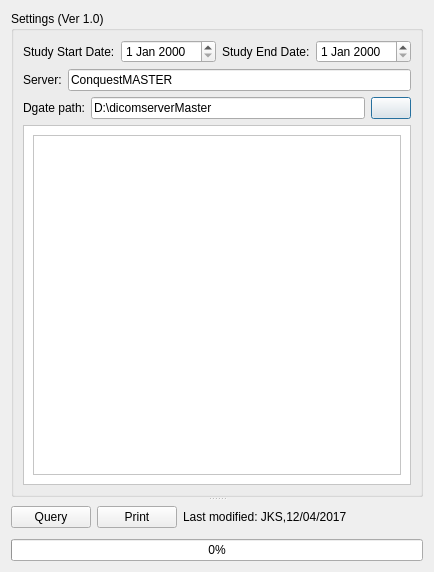
<?xml version="1.0" encoding="UTF-8"?>
<ui version="4.0">
 <class>Dialog</class>
 <widget class="QDialog" name="Dialog">
  <property name="geometry">
   <rect>
    <x>0</x>
    <y>0</y>
    <width>394</width>
    <height>572</height>
   </rect>
  </property>
  <property name="windowTitle">
   <string>AutoLister</string>
  </property>
  <property name="windowIcon">
   <iconset resource="Resource_file.qrc">
    <normaloff>:/newPrefix/icons/edit.png</normaloff>:/newPrefix/icons/edit.png</iconset>
  </property>
  <layout class="QGridLayout" name="gridLayout_2">
   <item row="0" column="0">
    <widget class="QSplitter" name="splitter">
     <property name="orientation">
      <enum>Qt::Vertical</enum>
     </property>
     <widget class="QGroupBox" name="groupBox">
      <property name="font">
       <font>
        <weight>50</weight>
        <bold>false</bold>
       </font>
      </property>
      <property name="styleSheet">
       <string notr="true"/>
      </property>
      <property name="title">
       <string>Settings (Ver 1.0)</string>
      </property>
      <layout class="QGridLayout" name="gridLayout">
       <item row="0" column="0">
        <layout class="QVBoxLayout" name="verticalLayout">
         <item>
          <layout class="QHBoxLayout" name="horizontalLayout_3">
           <item>
            <layout class="QHBoxLayout" name="horizontalLayout">
             <item>
              <widget class="QLabel" name="label">
               <property name="text">
                <string>Study Start Date:</string>
               </property>
              </widget>
             </item>
             <item>
              <widget class="QDateEdit" name="dateEditStart"/>
             </item>
            </layout>
           </item>
           <item>
            <layout class="QHBoxLayout" name="horizontalLayout_2">
             <item>
              <widget class="QLabel" name="label_2">
               <property name="text">
                <string>Study End Date:</string>
               </property>
              </widget>
             </item>
             <item>
              <widget class="QDateEdit" name="dateEditEnd"/>
             </item>
            </layout>
           </item>
          </layout>
         </item>
         <item>
          <layout class="QHBoxLayout" name="horizontalLayout_4">
           <item>
            <widget class="QLabel" name="label_3">
             <property name="text">
              <string>Server:</string>
             </property>
            </widget>
           </item>
           <item>
            <widget class="QLineEdit" name="lineEditSrvName">
             <property name="text">
              <string>ConquestMASTER</string>
             </property>
            </widget>
           </item>
          </layout>
         </item>
         <item>
          <layout class="QHBoxLayout" name="horizontalLayout_5">
           <item>
            <widget class="QLabel" name="label_4">
             <property name="text">
              <string>Dgate path:</string>
             </property>
            </widget>
           </item>
           <item>
            <widget class="QLineEdit" name="lineEditDgatePath">
             <property name="text">
              <string>D:\dicomserverMaster</string>
             </property>
            </widget>
           </item>
           <item>
            <widget class="QPushButton" name="pushButtonDgatePath">
             <property name="text">
              <string/>
             </property>
            </widget>
           </item>
          </layout>
         </item>
        </layout>
       </item>
       <item row="1" column="0">
        <widget class="QScrollArea" name="scrollArea">
         <property name="font">
          <font>
           <family>Arial</family>
           <stylestrategy>PreferAntialias</stylestrategy>
          </font>
         </property>
         <property name="styleSheet">
          <string notr="true">background-color: rgb(255, 255, 255);</string>
         </property>
         <property name="widgetResizable">
          <bool>true</bool>
         </property>
         <widget class="QWidget" name="scrollAreaWidgetContents">
          <property name="geometry">
           <rect>
            <x>0</x>
            <y>0</y>
            <width>354</width>
            <height>359</height>
           </rect>
          </property>
          <layout class="QGridLayout" name="gridLayout_3">
           <item row="0" column="0">
            <widget class="QTextEdit" name="textEdit">
             <property name="font">
              <font>
               <family>Cambria</family>
               <pointsize>9</pointsize>
               <stylestrategy>PreferAntialias</stylestrategy>
              </font>
             </property>
             <property name="documentTitle">
              <string>Patient List</string>
             </property>
             <property name="readOnly">
              <bool>true</bool>
             </property>
             <property name="html">
              <string>&lt;!DOCTYPE HTML PUBLIC &quot;-//W3C//DTD HTML 4.0//EN&quot; &quot;http://www.w3.org/TR/REC-html40/strict.dtd&quot;&gt;
&lt;html&gt;&lt;head&gt;&lt;meta name=&quot;qrichtext&quot; content=&quot;1&quot; /&gt;&lt;title&gt;Patient List&lt;/title&gt;&lt;style type=&quot;text/css&quot;&gt;
p, li { white-space: pre-wrap; }
&lt;/style&gt;&lt;/head&gt;&lt;body style=&quot; font-family:'Cambria'; font-size:9pt; font-weight:400; font-style:normal;&quot;&gt;
&lt;p style=&quot;-qt-paragraph-type:empty; margin-top:0px; margin-bottom:0px; margin-left:0px; margin-right:0px; -qt-block-indent:0; text-indent:0px; font-family:'MS Shell Dlg 2'; font-size:8.25pt;&quot;&gt;&lt;br /&gt;&lt;/p&gt;&lt;/body&gt;&lt;/html&gt;</string>
             </property>
            </widget>
           </item>
          </layout>
         </widget>
        </widget>
       </item>
      </layout>
     </widget>
     <widget class="QWidget" name="layoutWidget">
      <layout class="QHBoxLayout" name="horizontalLayout_6">
       <item>
        <spacer name="horizontalSpacer">
         <property name="orientation">
          <enum>Qt::Horizontal</enum>
         </property>
         <property name="sizeHint" stdset="0">
          <size>
           <width>40</width>
           <height>20</height>
          </size>
         </property>
        </spacer>
       </item>
       <item>
        <widget class="QPushButton" name="pushButtonQuery">
         <property name="text">
          <string>Query</string>
         </property>
         <property name="icon">
          <iconset resource="Resource_file.qrc">
           <normaloff>:/newPrefix/icons/search.png</normaloff>:/newPrefix/icons/search.png</iconset>
         </property>
        </widget>
       </item>
       <item>
        <widget class="QPushButton" name="pushButtonPrint">
         <property name="text">
          <string>Print</string>
         </property>
         <property name="icon">
          <iconset resource="Resource_file.qrc">
           <normaloff>:/newPrefix/icons/printer.png</normaloff>:/newPrefix/icons/printer.png</iconset>
         </property>
        </widget>
       </item>
       <item>
        <widget class="QLabel" name="label_5">
         <property name="text">
          <string>Last modified: JKS,12/04/2017</string>
         </property>
        </widget>
       </item>
       <item>
        <spacer name="horizontalSpacer_2">
         <property name="orientation">
          <enum>Qt::Horizontal</enum>
         </property>
         <property name="sizeHint" stdset="0">
          <size>
           <width>168</width>
           <height>20</height>
          </size>
         </property>
        </spacer>
       </item>
      </layout>
     </widget>
    </widget>
   </item>
   <item row="1" column="0">
    <widget class="QProgressBar" name="progressBar">
     <property name="value">
      <number>0</number>
     </property>
    </widget>
   </item>
  </layout>
 </widget>
 <resources>
  <include location="Resource_file.qrc"/>
 </resources>
 <connections/>
</ui>
